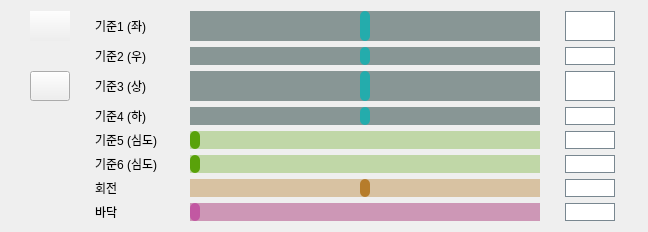
       <widget class="QGroupBox" name="GROUP_DEPTH_FILTER">
        <property name="geometry">
         <rect>
          <x>440</x>
          <y>110</y>
          <width>648</width>
          <height>200</height>
         </rect>
        </property>
        <property name="sizePolicy">
         <sizepolicy hsizetype="Preferred" vsizetype="Fixed">
          <horstretch>0</horstretch>
          <verstretch>0</verstretch>
         </sizepolicy>
        </property>
        <property name="maximumSize">
         <size>
          <width>16777215</width>
          <height>200</height>
         </size>
        </property>
        <property name="styleSheet">
         <string notr="true">QGroupBox{
border:0px;

}
QLabel:disabled{
	color:rgb(89, 103, 112);
	font: 10pt &quot;Noto Sans KR Light&quot;;
}

QLineEdit:disabled{
	color:rgb(89, 103, 112);
	font: 10pt &quot;Noto Sans KR Light&quot;;
}
QLineEdit{
font: bold 9pt &quot;Noto Sans KR&quot;;
border:1px solid rgb(121, 135, 144)
}</string>
        </property>
        <layout class="QGridLayout" name="gridLayout_6">
         <item row="3" column="1">
          <widget class="QLabel" name="label_25">
           <property name="sizePolicy">
            <sizepolicy hsizetype="Fixed" vsizetype="Fixed">
             <horstretch>0</horstretch>
             <verstretch>0</verstretch>
            </sizepolicy>
           </property>
           <property name="maximumSize">
            <size>
             <width>70</width>
             <height>60</height>
            </size>
           </property>
           <property name="text">
            <string>기준3 (상)</string>
           </property>
           <property name="alignment">
            <set>Qt::AlignLeading|Qt::AlignLeft|Qt::AlignVCenter</set>
           </property>
          </widget>
         </item>
         <item row="8" column="1">
          <widget class="QLabel" name="label_26">
           <property name="sizePolicy">
            <sizepolicy hsizetype="Fixed" vsizetype="Fixed">
             <horstretch>0</horstretch>
             <verstretch>0</verstretch>
            </sizepolicy>
           </property>
           <property name="maximumSize">
            <size>
             <width>70</width>
             <height>60</height>
            </size>
           </property>
           <property name="text">
            <string>바닥</string>
           </property>
           <property name="alignment">
            <set>Qt::AlignLeading|Qt::AlignLeft|Qt::AlignVCenter</set>
           </property>
          </widget>
         </item>
         <item row="6" column="3">
          <widget class="QLineEdit" name="LE_DEPTH_BACK_3">
           <property name="sizePolicy">
            <sizepolicy hsizetype="Fixed" vsizetype="Fixed">
             <horstretch>0</horstretch>
             <verstretch>0</verstretch>
            </sizepolicy>
           </property>
           <property name="maximumSize">
            <size>
             <width>50</width>
             <height>35</height>
            </size>
           </property>
          </widget>
         </item>
         <item row="8" column="2">
          <widget class="QSlider" name="SLIDER_DEPTH_BASE">
           <property name="enabled">
            <bool>true</bool>
           </property>
           <property name="sizePolicy">
            <sizepolicy hsizetype="Expanding" vsizetype="Fixed">
             <horstretch>0</horstretch>
             <verstretch>0</verstretch>
            </sizepolicy>
           </property>
           <property name="maximumSize">
            <size>
             <width>350</width>
             <height>50</height>
            </size>
           </property>
           <property name="styleSheet">
            <string notr="true">QSlider::handle:horizontal {
    background:rgb(194, 88, 162);
    height: 5px;
	width:10px;
	border-radius: 5px;
}

QSlider::handle:horizontal:hover {
    background:rgb(255, 20, 145);
    height: 5px;
	width:10px;
	border-radius: 5px;
}
QSlider::groove:horizontal {
    background:rgba(154, 15, 94,100);
}

QSlider::handle:horizontal:disabled {
    background:rgb(85, 69, 75);

    height: 5px;
	width:10px;
	border-radius: 5px;
}
QSlider::groove:horizontal:disabled {
    background:rgba(130, 101, 116,50);
}</string>
           </property>
           <property name="minimum">
            <number>0</number>
           </property>
           <property name="maximum">
            <number>4000</number>
           </property>
           <property name="orientation">
            <enum>Qt::Horizontal</enum>
           </property>
          </widget>
         </item>
         <item row="3" column="3">
          <widget class="QLineEdit" name="LE_DEPTH_UP_3">
           <property name="sizePolicy">
            <sizepolicy hsizetype="Fixed" vsizetype="Fixed">
             <horstretch>0</horstretch>
             <verstretch>0</verstretch>
            </sizepolicy>
           </property>
           <property name="maximumSize">
            <size>
             <width>50</width>
             <height>35</height>
            </size>
           </property>
           <property name="text">
            <string/>
           </property>
          </widget>
         </item>
         <item row="6" column="2">
          <widget class="QSlider" name="SLIDER_DEPTH_BACK">
           <property name="enabled">
            <bool>true</bool>
           </property>
           <property name="sizePolicy">
            <sizepolicy hsizetype="Expanding" vsizetype="Fixed">
             <horstretch>0</horstretch>
             <verstretch>0</verstretch>
            </sizepolicy>
           </property>
           <property name="maximumSize">
            <size>
             <width>350</width>
             <height>50</height>
            </size>
           </property>
           <property name="styleSheet">
            <string notr="true">QSlider::handle:horizontal {
    background:rgb(89, 162, 10);
    height: 5px;
	width:10px;
	border-radius: 5px;
}

QSlider::handle:horizontal:hover {
    background:rgb(100, 248, 78);
    height: 5px;
	width:10px;
	border-radius: 5px;
}
QSlider::groove:horizontal {
    background:rgba(89, 162, 10, 80);
}

QSlider::handle:horizontal:disabled {
    background:rgb(72, 89, 66);
    height: 5px;
	width:10px;
	border-radius: 5px;
}

QSlider::groove:horizontal:disabled {
    background:rgba(112, 138, 101,50);
}

</string>
           </property>
           <property name="minimum">
            <number>0</number>
           </property>
           <property name="maximum">
            <number>4000</number>
           </property>
           <property name="orientation">
            <enum>Qt::Horizontal</enum>
           </property>
          </widget>
         </item>
         <item row="2" column="3">
          <widget class="QLineEdit" name="LE_DEPTH_RIGHT_3">
           <property name="sizePolicy">
            <sizepolicy hsizetype="Fixed" vsizetype="Fixed">
             <horstretch>0</horstretch>
             <verstretch>0</verstretch>
            </sizepolicy>
           </property>
           <property name="maximumSize">
            <size>
             <width>50</width>
             <height>35</height>
            </size>
           </property>
           <property name="text">
            <string/>
           </property>
          </widget>
         </item>
         <item row="4" column="2">
          <widget class="QSlider" name="SLIDER_DEPTH_DOWN">
           <property name="enabled">
            <bool>true</bool>
           </property>
           <property name="sizePolicy">
            <sizepolicy hsizetype="Expanding" vsizetype="Fixed">
             <horstretch>0</horstretch>
             <verstretch>0</verstretch>
            </sizepolicy>
           </property>
           <property name="maximumSize">
            <size>
             <width>350</width>
             <height>50</height>
            </size>
           </property>
           <property name="styleSheet">
            <string notr="true">QSlider::handle:horizontal {
    background:#24ACAC;

    height: 5px;
	width:10px;
	border-radius: 5px;
}

QSlider::handle:horizontal:hover {
    background:rgb(13, 226, 194);
    height: 5px;
	width:10px;
	border-radius: 5px;
}
QSlider::groove:horizontal {
    background: rgba(64, 89, 87,150)
}

QSlider::handle:horizontal:disabled {
    background:rgb(38, 58, 65);
    height: 5px;
	width:10px;
	border-radius: 5px;
}
QSlider::groove:horizontal:disabled{
    background: rgba(60, 102, 121,30);
}
</string>
           </property>
           <property name="minimum">
            <number>-3000</number>
           </property>
           <property name="maximum">
            <number>3000</number>
           </property>
           <property name="orientation">
            <enum>Qt::Horizontal</enum>
           </property>
          </widget>
         </item>
         <item row="7" column="3">
          <widget class="QLineEdit" name="LE_DEPTH_ROTATION_3">
           <property name="sizePolicy">
            <sizepolicy hsizetype="Fixed" vsizetype="Fixed">
             <horstretch>0</horstretch>
             <verstretch>0</verstretch>
            </sizepolicy>
           </property>
           <property name="maximumSize">
            <size>
             <width>50</width>
             <height>35</height>
            </size>
           </property>
          </widget>
         </item>
         <item row="1" column="1">
          <widget class="QLabel" name="label_27">
           <property name="sizePolicy">
            <sizepolicy hsizetype="Fixed" vsizetype="Fixed">
             <horstretch>0</horstretch>
             <verstretch>0</verstretch>
            </sizepolicy>
           </property>
           <property name="maximumSize">
            <size>
             <width>70</width>
             <height>60</height>
            </size>
           </property>
           <property name="styleSheet">
            <string notr="true"/>
           </property>
           <property name="text">
            <string>기준1 (좌)</string>
           </property>
           <property name="alignment">
            <set>Qt::AlignLeading|Qt::AlignLeft|Qt::AlignVCenter</set>
           </property>
          </widget>
         </item>
         <item row="2" column="1">
          <widget class="QLabel" name="label_28">
           <property name="sizePolicy">
            <sizepolicy hsizetype="Fixed" vsizetype="Fixed">
             <horstretch>0</horstretch>
             <verstretch>0</verstretch>
            </sizepolicy>
           </property>
           <property name="maximumSize">
            <size>
             <width>70</width>
             <height>60</height>
            </size>
           </property>
           <property name="text">
            <string>기준2 (우)</string>
           </property>
           <property name="alignment">
            <set>Qt::AlignLeading|Qt::AlignLeft|Qt::AlignVCenter</set>
           </property>
          </widget>
         </item>
         <item row="4" column="1">
          <widget class="QLabel" name="label_29">
           <property name="sizePolicy">
            <sizepolicy hsizetype="Fixed" vsizetype="Fixed">
             <horstretch>0</horstretch>
             <verstretch>0</verstretch>
            </sizepolicy>
           </property>
           <property name="maximumSize">
            <size>
             <width>70</width>
             <height>60</height>
            </size>
           </property>
           <property name="text">
            <string>기준4 (하)</string>
           </property>
           <property name="alignment">
            <set>Qt::AlignLeading|Qt::AlignLeft|Qt::AlignVCenter</set>
           </property>
          </widget>
         </item>
         <item row="5" column="3">
          <widget class="QLineEdit" name="LE_DEPTH_FRONT_3">
           <property name="sizePolicy">
            <sizepolicy hsizetype="Fixed" vsizetype="Fixed">
             <horstretch>0</horstretch>
             <verstretch>0</verstretch>
            </sizepolicy>
           </property>
           <property name="maximumSize">
            <size>
             <width>50</width>
             <height>35</height>
            </size>
           </property>
          </widget>
         </item>
         <item row="2" column="2">
          <widget class="QSlider" name="SLIDER_DEPTH_RIGHT">
           <property name="sizePolicy">
            <sizepolicy hsizetype="Expanding" vsizetype="Fixed">
             <horstretch>0</horstretch>
             <verstretch>0</verstretch>
            </sizepolicy>
           </property>
           <property name="maximumSize">
            <size>
             <width>350</width>
             <height>50</height>
            </size>
           </property>
           <property name="styleSheet">
            <string notr="true">QSlider::handle:horizontal {
    background:#24ACAC;

    height: 5px;
	width:10px;
	border-radius: 5px;
}

QSlider::handle:horizontal:hover {
    background:rgb(13, 226, 194);
    height: 5px;
	width:10px;
	border-radius: 5px;
}
QSlider::groove:horizontal {
    background: rgba(64, 89, 87,150)
}

QSlider::handle:horizontal:disabled {
    background:rgb(38, 58, 65);
    height: 5px;
	width:10px;
	border-radius: 5px;
}
QSlider::groove:horizontal:disabled{
    background: rgba(60, 102, 121,30);
}
</string>
           </property>
           <property name="minimum">
            <number>-3000</number>
           </property>
           <property name="maximum">
            <number>3000</number>
           </property>
           <property name="orientation">
            <enum>Qt::Horizontal</enum>
           </property>
          </widget>
         </item>
         <item row="4" column="3">
          <widget class="QLineEdit" name="LE_DEPTH_DOWN_3">
           <property name="sizePolicy">
            <sizepolicy hsizetype="Fixed" vsizetype="Fixed">
             <horstretch>0</horstretch>
             <verstretch>0</verstretch>
            </sizepolicy>
           </property>
           <property name="maximumSize">
            <size>
             <width>50</width>
             <height>35</height>
            </size>
           </property>
          </widget>
         </item>
         <item row="7" column="1">
          <widget class="QLabel" name="label_30">
           <property name="sizePolicy">
            <sizepolicy hsizetype="Fixed" vsizetype="Fixed">
             <horstretch>0</horstretch>
             <verstretch>0</verstretch>
            </sizepolicy>
           </property>
           <property name="maximumSize">
            <size>
             <width>70</width>
             <height>60</height>
            </size>
           </property>
           <property name="text">
            <string>회전</string>
           </property>
           <property name="alignment">
            <set>Qt::AlignLeading|Qt::AlignLeft|Qt::AlignVCenter</set>
           </property>
          </widget>
         </item>
         <item row="5" column="2">
          <widget class="QSlider" name="SLIDER_DEPTH_FRONT">
           <property name="enabled">
            <bool>true</bool>
           </property>
           <property name="sizePolicy">
            <sizepolicy hsizetype="Expanding" vsizetype="Fixed">
             <horstretch>0</horstretch>
             <verstretch>0</verstretch>
            </sizepolicy>
           </property>
           <property name="maximumSize">
            <size>
             <width>350</width>
             <height>50</height>
            </size>
           </property>
           <property name="styleSheet">
            <string notr="true">QSlider::handle:horizontal {
    background:rgb(89, 162, 10);
    height: 5px;
	width:10px;
	border-radius: 5px;
}

QSlider::handle:horizontal:hover {
    background:rgb(100, 248, 78);
    height: 5px;
	width:10px;
	border-radius: 5px;
}
QSlider::groove:horizontal {
    background:rgba(89, 162, 10, 80);
}

QSlider::handle:horizontal:disabled {
    background:rgb(72, 89, 66);
    height: 5px;
	width:10px;
	border-radius: 5px;
}

QSlider::groove:horizontal:disabled {
    background:rgba(112, 138, 101,50);
}

</string>
           </property>
           <property name="minimum">
            <number>0</number>
           </property>
           <property name="maximum">
            <number>4000</number>
           </property>
           <property name="orientation">
            <enum>Qt::Horizontal</enum>
           </property>
          </widget>
         </item>
         <item row="1" column="2">
          <widget class="QSlider" name="SLIDER_DEPTH_LEFT">
           <property name="enabled">
            <bool>true</bool>
           </property>
           <property name="sizePolicy">
            <sizepolicy hsizetype="Expanding" vsizetype="Fixed">
             <horstretch>0</horstretch>
             <verstretch>0</verstretch>
            </sizepolicy>
           </property>
           <property name="maximumSize">
            <size>
             <width>350</width>
             <height>50</height>
            </size>
           </property>
           <property name="styleSheet">
            <string notr="true">QSlider::handle:horizontal {
    background:#24ACAC;

    height: 5px;
	width:10px;
	border-radius: 5px;
}

QSlider::handle:horizontal:hover {
    background:rgb(13, 226, 194);
    height: 5px;
	width:10px;
	border-radius: 5px;
}
QSlider::groove:horizontal {
    background: rgba(64, 89, 87,150)
}

QSlider::handle:horizontal:disabled {
    background:rgb(38, 58, 65);
    height: 5px;
	width:10px;
	border-radius: 5px;
}
QSlider::groove:horizontal:disabled{
    background: rgba(60, 102, 121,30);
}
</string>
           </property>
           <property name="minimum">
            <number>-3000</number>
           </property>
           <property name="maximum">
            <number>3000</number>
           </property>
           <property name="orientation">
            <enum>Qt::Horizontal</enum>
           </property>
          </widget>
         </item>
         <item row="1" column="3">
          <widget class="QLineEdit" name="LE_DEPTH_LEFT_3">
           <property name="sizePolicy">
            <sizepolicy hsizetype="Fixed" vsizetype="Fixed">
             <horstretch>0</horstretch>
             <verstretch>0</verstretch>
            </sizepolicy>
           </property>
           <property name="maximumSize">
            <size>
             <width>50</width>
             <height>35</height>
            </size>
           </property>
           <property name="font">
            <font>
             <family>Noto Sans KR</family>
             <pointsize>9</pointsize>
             <weight>75</weight>
             <italic>false</italic>
             <bold>true</bold>
            </font>
           </property>
           <property name="styleSheet">
            <string notr="true"/>
           </property>
           <property name="text">
            <string/>
           </property>
           <property name="alignment">
            <set>Qt::AlignLeading|Qt::AlignLeft|Qt::AlignVCenter</set>
           </property>
          </widget>
         </item>
         <item row="3" column="2">
          <widget class="QSlider" name="SLIDER_DEPTH_UP">
           <property name="sizePolicy">
            <sizepolicy hsizetype="Expanding" vsizetype="Fixed">
             <horstretch>0</horstretch>
             <verstretch>0</verstretch>
            </sizepolicy>
           </property>
           <property name="maximumSize">
            <size>
             <width>350</width>
             <height>50</height>
            </size>
           </property>
           <property name="styleSheet">
            <string notr="true">QSlider::handle:horizontal {
    background:#24ACAC;

    height: 5px;
	width:10px;
	border-radius: 5px;
}

QSlider::handle:horizontal:hover {
    background:rgb(13, 226, 194);
    height: 5px;
	width:10px;
	border-radius: 5px;
}
QSlider::groove:horizontal {
    background: rgba(64, 89, 87,150)
}

QSlider::handle:horizontal:disabled {
    background:rgb(38, 58, 65);
    height: 5px;
	width:10px;
	border-radius: 5px;
}
QSlider::groove:horizontal:disabled{
    background: rgba(60, 102, 121,30);
}
</string>
           </property>
           <property name="minimum">
            <number>-3000</number>
           </property>
           <property name="maximum">
            <number>3000</number>
           </property>
           <property name="orientation">
            <enum>Qt::Horizontal</enum>
           </property>
          </widget>
         </item>
         <item row="7" column="2">
          <widget class="QSlider" name="SLIDER_DEPTH_ROTATION">
           <property name="enabled">
            <bool>true</bool>
           </property>
           <property name="sizePolicy">
            <sizepolicy hsizetype="Expanding" vsizetype="Fixed">
             <horstretch>0</horstretch>
             <verstretch>0</verstretch>
            </sizepolicy>
           </property>
           <property name="maximumSize">
            <size>
             <width>350</width>
             <height>50</height>
            </size>
           </property>
           <property name="styleSheet">
            <string notr="true">QSlider::handle:horizontal {
	background: rgb(182, 124, 43);
    height: 5px;
	width:10px;
	border-radius: 5px;
}

QSlider::handle:horizontal:hover {
	background: rgb(255, 150, 3);
    height: 5px;
	width:10px;
	border-radius: 5px;
}
QSlider::groove:horizontal {
	background: rgba(182, 124, 43,100);
}

QSlider::handle:horizontal:disabled {
	background:rgb(93, 75, 62);
    height: 5px;
	width:10px;
	border-radius: 5px;
}

QSlider::groove:horizontal:disabled {
	background:rgba(93, 75, 62, 100);
}
</string>
           </property>
           <property name="minimum">
            <number>-30</number>
           </property>
           <property name="maximum">
            <number>30</number>
           </property>
           <property name="orientation">
            <enum>Qt::Horizontal</enum>
           </property>
          </widget>
         </item>
         <item row="5" column="1">
          <widget class="QLabel" name="label_31">
           <property name="sizePolicy">
            <sizepolicy hsizetype="Fixed" vsizetype="Fixed">
             <horstretch>0</horstretch>
             <verstretch>0</verstretch>
            </sizepolicy>
           </property>
           <property name="maximumSize">
            <size>
             <width>70</width>
             <height>60</height>
            </size>
           </property>
           <property name="text">
            <string>기준5 (심도)</string>
           </property>
           <property name="alignment">
            <set>Qt::AlignLeading|Qt::AlignLeft|Qt::AlignVCenter</set>
           </property>
          </widget>
         </item>
         <item row="8" column="3">
          <widget class="QLineEdit" name="LE_DEPTH_BASE_3">
           <property name="sizePolicy">
            <sizepolicy hsizetype="Fixed" vsizetype="Fixed">
             <horstretch>0</horstretch>
             <verstretch>0</verstretch>
            </sizepolicy>
           </property>
           <property name="maximumSize">
            <size>
             <width>50</width>
             <height>35</height>
            </size>
           </property>
          </widget>
         </item>
         <item row="6" column="1">
          <widget class="QLabel" name="label_32">
           <property name="sizePolicy">
            <sizepolicy hsizetype="Fixed" vsizetype="Fixed">
             <horstretch>0</horstretch>
             <verstretch>0</verstretch>
            </sizepolicy>
           </property>
           <property name="maximumSize">
            <size>
             <width>70</width>
             <height>60</height>
            </size>
           </property>
           <property name="text">
            <string>기준6 (심도)</string>
           </property>
           <property name="alignment">
            <set>Qt::AlignLeading|Qt::AlignLeft|Qt::AlignVCenter</set>
           </property>
          </widget>
         </item>
         <item row="1" column="0">
          <widget class="QPushButton" name="BTN_DEPTH_LOCK">
           <property name="minimumSize">
            <size>
             <width>30</width>
             <height>30</height>
            </size>
           </property>
           <property name="maximumSize">
            <size>
             <width>40</width>
             <height>40</height>
            </size>
           </property>
           <property name="cursor">
            <cursorShape>PointingHandCursor</cursorShape>
           </property>
           <property name="styleSheet">
            <string notr="true">QPushButton{
image:url(:/icon/icon/lock-normal.jpg);
border: 0x;
margin:-3px;
}

QPushButton:hover{
image:url(:/icon/icon/lock-over.jpg);
border: 0x;
margin:-3px;
}
</string>
           </property>
           <property name="text">
            <string/>
           </property>
          </widget>
         </item>
         <item row="3" column="0">
          <widget class="QPushButton" name="BTN_FILTER_SAVE">
           <property name="sizePolicy">
            <sizepolicy hsizetype="Fixed" vsizetype="Fixed">
             <horstretch>0</horstretch>
             <verstretch>0</verstretch>
            </sizepolicy>
           </property>
           <property name="minimumSize">
            <size>
             <width>30</width>
             <height>30</height>
            </size>
           </property>
           <property name="maximumSize">
            <size>
             <width>40</width>
             <height>40</height>
            </size>
           </property>
           <property name="cursor">
            <cursorShape>PointingHandCursor</cursorShape>
           </property>
           <property name="styleSheet">
            <string notr="true">QPushButton{
image:url(:/icon/icon/save-normal.jpg);
border: 0x;
}

QPushButton:hover{
image:url(:/icon/icon/save-over.jpg);
border: 0x;
}


QPushButton:pressed{
image:url(:/icon/icon/save-normal.jpg);
border: 0x;
}</string>
           </property>
           <property name="text">
            <string/>
           </property>
          </widget>
         </item>
        </layout>
       </widget>
